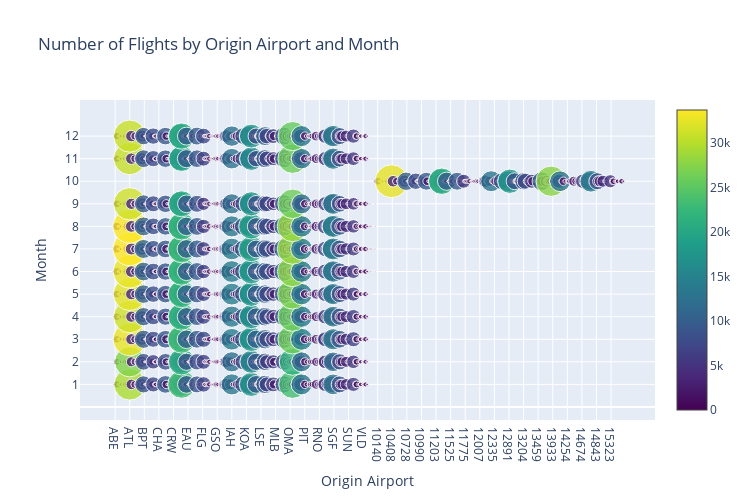

Source (notebook cell):
### Code cell
# Group by origin airport and month, and count the number of flights
airport_counts = df.groupBy('ORIGIN_AIRPORT', 'MONTH') \
                      .count() \
                      .orderBy('MONTH', 'ORIGIN_AIRPORT')

# Convert to a Pandas DataFrame
airport_counts_pd = airport_counts.toPandas()

# Create a scatter plot using plotly.graph_objs
data = go.Scatter(
        x=airport_counts_pd['ORIGIN_AIRPORT'],
        y=airport_counts_pd['MONTH'],
        mode='markers',
        marker=dict(
            size=(airport_counts_pd['count']/30)**0.5,
            sizemode='diameter',
            color=airport_counts_pd['count'],
            colorscale='Viridis',
            opacity=0.8,
            showscale=True,
        )
)

# Add a title and labels to the plot
layout = go.Layout(
    title='Number of Flights by Origin Airport and Month',
    xaxis=dict(title='Origin Airport'),
    yaxis=dict(title='Month', tickvals=list(range(airport_counts_pd['MONTH'].min(),
                                             airport_counts_pd['MONTH'].max()+1))),
    width=750,
    height=500
)

fig = go.Figure(data=data, layout=layout)
fig.show()

### Figure 1 — Plotly figure (JSON) as saved in the notebook; plotly's stock layout.template omitted (floating-point values rounded to 4 significant figures; data arrays with more than 128 entries replaced by an {"elided": "..."} marker saying what was removed)
{"data": [{"marker": {"color": {"elided": "3722 int values"}, "colorscale": [[0, "#440154"], [0.1111, "#482878"], [0.2222, "#3e4989"], [0.3333, "#31688e"], [0.4444, "#26828e"], [0.5556, "#1f9e89"], [0.6667, "#35b779"], [0.7778, "#6ece58"], [0.8889, "#b5de2b"], [1, "#fde725"]], "opacity": 0.8, "showscale": true, "size": {"elided": "3722 float values"}, "sizemode": "diameter"}, "mode": "markers", "type": "scatter", "x": {"elided": "3722 str values"}, "y": {"elided": "3722 int values"}}], "layout": {"height": 500, "title": {"text": "Number of Flights by Origin Airport and Month"}, "width": 750, "xaxis": {"title": {"text": "Origin Airport"}}, "yaxis": {"tickvals": [1, 2, 3, 4, 5, 6, 7, 8, 9, 10, 11, 12], "title": {"text": "Month"}}}}
